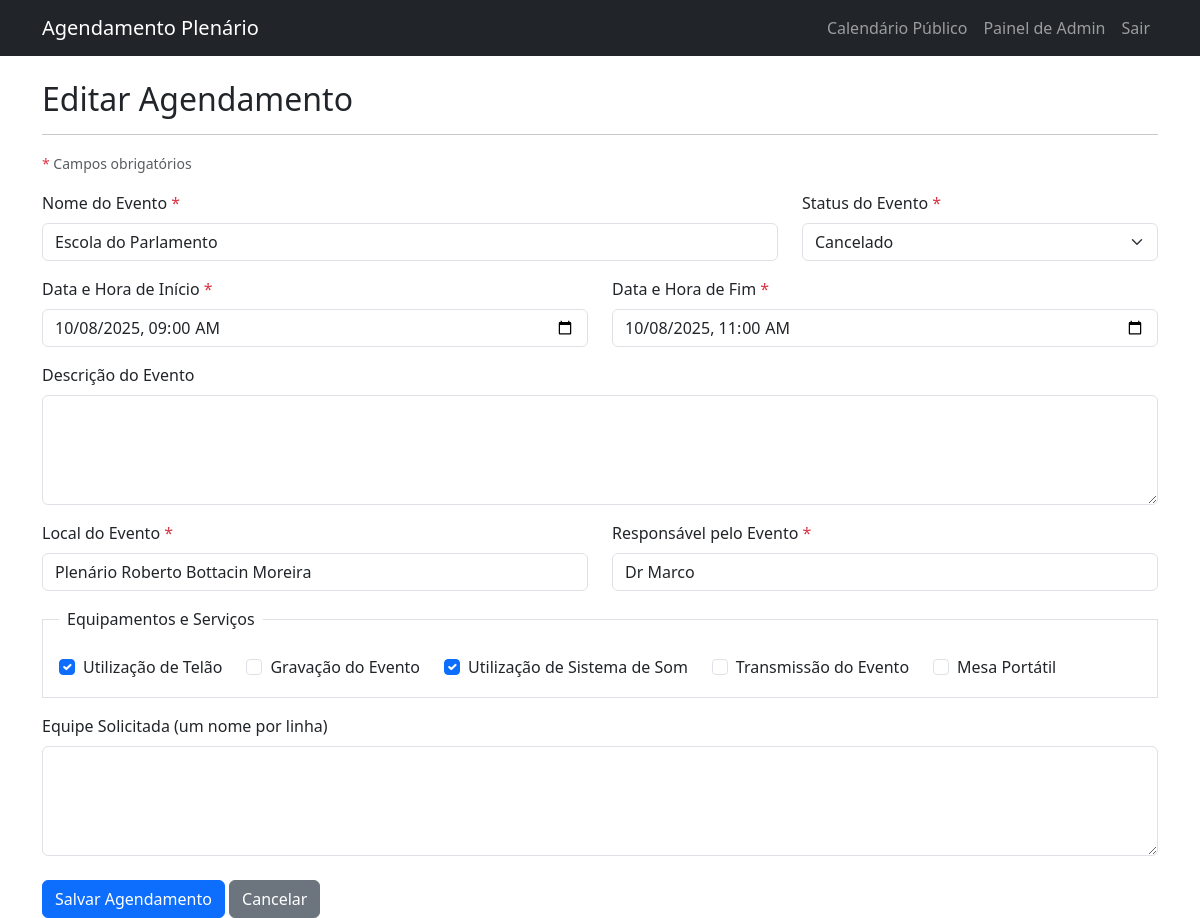
/agendamento/editar/1 (signed in), run on the app's committed database.
### app/models.py (models this page shows, shortened)
class Agendamento(db.Model):
    id = db.Column(db.Integer, primary_key=True)
    titulo = db.Column(db.String(140), nullable=False)
    descricao = db.Column(db.Text)
    data_inicio = db.Column(db.DateTime, index=True, nullable=False)
    data_fim = db.Column(db.DateTime, nullable=False)
    local = db.Column(db.String(140), default='Plenário Roberto Bottacin Moreira')
    responsavel = db.Column(db.String(140))
    status = db.Column(db.String(64), default='Confirmado')
    uso_telao = db.Column(db.Boolean, default=False)
    gravacao = db.Column(db.Boolean, default=False)
    uso_som = db.Column(db.Boolean, default=False)
    transmissao = db.Column(db.Boolean, default=False)
    equipe_solicitada = db.Column(db.Text)
    usuario_id = db.Column(db.Integer, db.ForeignKey('usuario.id'))
    mesa_portatil = db.Column(db.Boolean, default=False)

### app/routes.py (the view)
@bp.route('/agendamento/editar/<int:agendamento_id>', methods=['GET', 'POST'])
@login_required
def editar_agendamento(agendamento_id):
    agendamento = Agendamento.query.get_or_404(agendamento_id)
    form = AgendamentoForm(agendamento_id=agendamento_id)
    if form.validate_on_submit():
        agendamento.titulo = form.titulo.data
        agendamento.descricao = form.descricao.data
        agendamento.data_inicio = form.data_inicio.data
        agendamento.data_fim = form.data_fim.data
        agendamento.local = form.local.data
        agendamento.responsavel = form.responsavel.data
        agendamento.status = form.status.data
        agendamento.uso_telao = form.uso_telao.data
        agendamento.gravacao = form.gravacao.data
        agendamento.uso_som = form.uso_som.data
        agendamento.transmissao = form.transmissao.data
        agendamento.equipe_solicitada = form.equipe_solicitada.data
        db.session.commit()
        flash('Agendamento atualizado com sucesso!')
        return redirect(url_for('main.admin_dashboard'))
    elif request.method == 'GET':
        form.titulo.data = agendamento.titulo
        form.descricao.data = agendamento.descricao
        form.data_inicio.data = agendamento.data_inicio
        form.data_fim.data = agendamento.data_fim
        form.local.data = agendamento.local
        form.responsavel.data = agendamento.responsavel
        form.status.data = agendamento.status
        form.uso_telao.data = agendamento.uso_telao
        form.gravacao.data = agendamento.gravacao
        form.uso_som.data = agendamento.uso_som
        form.transmissao.data = agendamento.transmissao
        form.equipe_solicitada.data = agendamento.equipe_solicitada
    return render_template('editar_agendamento.html', title='Editar Agendamento', form=form)

### app/models.py (called while the page is built)
@login_manager.user_loader
def load_user(user_id):
    return Usuario.query.get(int(user_id))

### app/templates/editar_agendamento.html (shortened to what this page needs)
{% extends "base.html" %}
{% block content %}
    <h2>Editar Agendamento</h2>
    <hr>
    <p class="text-muted"><small><span class="text-danger">*</span> Campos obrigatórios</small></p>
    <form action="" method="post" novalidate>
        <div class="row">
            <div class="col-md-8 mb-3">
                <label for="titulo" class="form-label">Nome do Evento <span class="text-danger">*</span></label>
                {{ form.titulo(class="form-control" + (" is-invalid" if form.titulo.errors else ""), size=32) }}
            </div>
            <div class="col-md-4 mb-3">
                <label for="status" class="form-label">Status do Evento <span class="text-danger">*</span></label>
                {{ form.status(class="form-select" + (" is-invalid" if form.status.errors else "")) }}
            </div>
        </div>
        <div class="row">
            <div class="col-md-6 mb-3">
                <label for="data_inicio" class="form-label">Data e Hora de Início <span class="text-danger">*</span></label>
                {{ form.data_inicio(class="form-control" + (" is-invalid" if form.data_inicio.errors else "")) }}
            </div>
            <div class="col-md-6 mb-3">
                <label for="data_fim" class="form-label">Data e Hora de Fim <span class="text-danger">*</span></label>
                {{ form.data_fim(class="form-control" + (" is-invalid" if form.data_fim.errors else "")) }}
            </div>
        </div>
        <div class="mb-3">
            {{ form.descricao.label(class="form-label") }}
            {{ form.descricao(class="form-control", rows=4) }}
        </div>
        <div class="row">
            <div class="col-md-6 mb-3">
                <label for="local" class="form-label">Local do Evento <span class="text-danger">*</span></label>
                {{ form.local(class="form-control" + (" is-invalid" if form.local.errors else "")) }}
            </div>
            <div class="col-md-6 mb-3">
                <label for="responsavel" class="form-label">Responsável pelo Evento <span class="text-danger">*</span></label>
                {{ form.responsavel(class="form-control" + (" is-invalid" if form.responsavel.errors else "")) }}
            </div>
        </div>
        <fieldset class="border p-3 mb-3">
            <legend class="float-none w-auto px-2 fs-6">Equipamentos e Serviços</legend>
            <div class="d-flex flex-wrap">
                <div class="form-check me-4">{{ form.uso_telao(class="form-check-input") }} {{ form.uso_telao.label(class="form-check-label") }}</div>
                <div class="form-check me-4">{{ form.gravacao(class="form-check-input") }} {{ form.gravacao.label(class="form-check-label") }}</div>
                <div class="form-check me-4">{{ form.uso_som(class="form-check-input") }} {{ form.uso_som.label(class="form-check-label") }}</div>
                <div class="form-check me-4">{{ form.transmissao(class="form-check-input") }} {{ form.transmissao.label(class="form-check-label") }}</div>
                <div class="form-check me-4">{{ form.mesa_portatil.label(class="form-check-label") }} {{ form.mesa_portatil(class="form-check-input") }}</div>
            </div>
        </fieldset>
        <div class="mb-3">
            {{ form.equipe_solicitada.label(class="form-label") }}
            {{ form.equipe_solicitada(class="form-control", rows=4) }}
        </div>
        <div class="mt-4">
            {{ form.submit(class="btn btn-primary") }}
            <a href="{{ url_for('main.admin_dashboard') }}" class="btn btn-secondary">Cancelar</a>
        </div>
    </form>
{% endblock %}

### app/templates/base.html (style rules this page uses)
body { padding-top: 56px; }

### data on the page
Agendamento: titulo "Escola do Parlamento", status "Cancelado", data_inicio "10/08/2025 09:00", data_fim "10/08/2025 11:00", local "Plenário Roberto Bottacin Moreira", responsavel "Dr Marco", uso_telao "☑", uso_som "☑"
